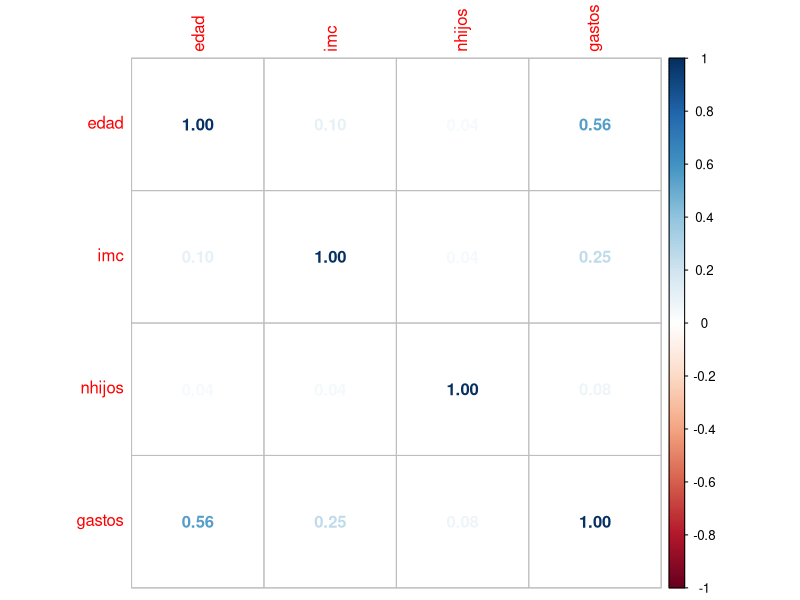

Write the R code that produced this figure.
## ---- chunk 1
knitr::opts_chunk$set(echo = TRUE)
## ---- chunk 2
datos <- read.csv("Taller1/seguro.csv",sep = ";")
head(datos) 
## ---- chunk 3
str(datos)
## ---- chunk 4
datos <- datos[-6]
head(datos)
## ---- chunk 5
names(datos) <- c("edad","sexo","imc","nhijos","fuma","gastos")
head(datos)
## ---- chunk 6
datos$sexo[datos$sexo=="female"] <-"femenino"
datos$sexo[datos$sexo =="male"] <- "masculino"
datos$fuma[datos$fuma=="yes"] <-"si"
datos$fuma[datos$fuma=="no"] <-"no"
head(datos)
## ---- chunk 7
datos[,c(1,3,4,6)] |> cor()
## ---- chunk 8
library(corrplot)
datos[,c(1,3,4,6)] |> cor() |> corrplot(method = "number")
## ---- chunk 9

## ---- chunk 10
attach(datos)
r <- cor(edad,imc)
Zr <- 0.5*log((1+r)/(1-r)) 
alfa <- 1-0.975 
n <- length(edad)
Zr - qnorm(1-alfa/2)*sqrt(1/(n-3)) -> Zrho_inf
Zr + qnorm(1-alfa/2)*sqrt(1/(n-3)) -> Zrho_sup
(exp(2*Zrho_inf)-1)/(exp(2*Zrho_inf)+1) -> rho_inf
(exp(2*Zrho_sup)-1)/(exp(2*Zrho_sup)+1) -> rho_sup
c(rho_inf,rho_sup)
## ---- chunk 11

cor.test(edad,imc, method = "pearson", alternative = "two.sided", conf.level = 0.975)

## ---- chunk 12
r <- cor(nhijos,imc)
n <- length(nhijos)
tcalc <- (r*sqrt(n-2)/sqrt(1-r^2))# Cálculo del estadístico-t
## ---- chunk 13
2*pt(abs(tcalc),n-2,lower.tail = FALSE)
## ---- chunk 14
modelo <- lm(gastos ~ edad)
library(broom)
modelo <- modelo|> tidy()
modelo
## ---- chunk 15
b1 <- modelo$estimate[2];b1
b1_ <- (sd(gastos)/sd(edad))*cor(gastos,edad);b1_
round(b1)==round(b1_)
## ---- chunk 16
alfa <- 1-0.92
n <- length(gastos)

#Intervalo de confianza para el beta 0 con un nivel de confianza del 92%
LI <- modelo$estimate[1]-qt(1-alfa/2,n-2)*modelo$std.error[1]
LS <- modelo$estimate[1]+qt(1-alfa/2,n-2)*modelo$std.error[1]
c(LI,LS)


#Intervalo de confianza para el b1 con un nivel de confianza del 98%

alfa <- 1-0.98
n <- length(gastos)

LI <- modelo$estimate[2]-qt(1-alfa/2,n-2)*modelo$std.error[2]
LS <- modelo$estimate[2]+qt(1-alfa/2,n-2)*modelo$std.error[2]
c(LI,LS)

#Directamente con R:

library(broom)
modelo <- lm(gastos ~ edad)
##Intervalo de confianza para el b1 y b0  con un nivel de confianza del 92%
modelo|> confint(level = 0.92)
##Intervalo de confianza para el b1 y b0  con un nivel de confianza del 98%
modelo|> confint(level = 0.98)

## ---- chunk 17
library(broom)
modelo |>  aov()|> summary()

## ---- chunk 18
summary(modelo)$sigma**2 # varianza
## ---- chunk 19
modelo2 <- lm(gastos ~ ., data = datos)  
modelo2|> tidy()
## ---- chunk 20
#b1  Regreción lineal 
modelo <- lm(gastos ~ edad)
modelo <- modelo|> tidy()
modelo$estimate[2]
#b1 Regreción lineal multiple

modelo2 <- lm(gastos ~ ., data = datos)
modelo2 <- modelo2|> tidy()
modelo2$estimate[2]
